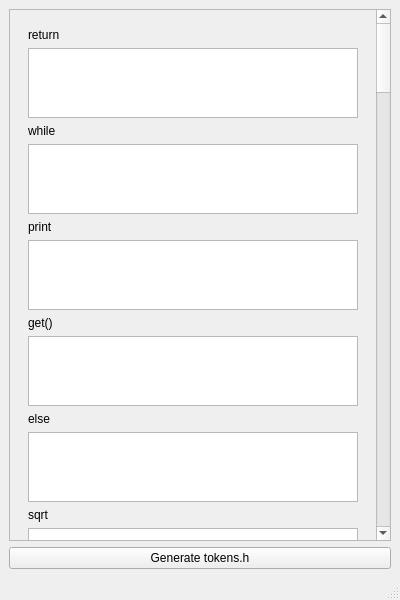
<?xml version="1.0" encoding="UTF-8"?>
<ui version="4.0">
 <class>MainWindow</class>
 <widget class="QMainWindow" name="MainWindow">
  <property name="geometry">
   <rect>
    <x>0</x>
    <y>0</y>
    <width>400</width>
    <height>600</height>
   </rect>
  </property>
  <property name="windowTitle">
   <string>Token Editor</string>
  </property>
  <widget class="QWidget" name="centralwidget">
   <layout class="QVBoxLayout" name="verticalLayout">
    <item>
     <widget class="QScrollArea" name="scrollArea">
      <property name="widgetResizable">
       <bool>true</bool>
      </property>
      <widget class="QWidget" name="scrollAreaWidgetContents">
       <property name="geometry">
        <rect>
         <x>0</x>
         <y>0</y>
         <width>380</width>
         <height>520</height>
        </rect>
       </property>
       <layout class="QVBoxLayout" name="verticalLayout_2">
        <item>
         <widget class="QWidget" name="tokenWidget" native="true">
          <property name="sizePolicy">
           <sizepolicy hsizetype="Preferred" vsizetype="Preferred">
            <horstretch>0</horstretch>
            <verstretch>0</verstretch>
           </sizepolicy>
          </property>
          <layout class="QVBoxLayout" name="verticalLayout_3">
           <item>
            <widget class="QLabel" name="label_return">
             <property name="text">
              <string>return</string>
             </property>
            </widget>
           </item>
           <item>
            <widget class="QTextEdit" name="textEdit_1"/>
           </item>
           <item>
            <widget class="QLabel" name="label_while">
             <property name="text">
              <string>while</string>
             </property>
            </widget>
           </item>
           <item>
            <widget class="QTextEdit" name="textEdit_2"/>
           </item>
           <item>
            <widget class="QLabel" name="label_print">
             <property name="text">
              <string>print</string>
             </property>
            </widget>
           </item>
           <item>
            <widget class="QTextEdit" name="textEdit_3"/>
           </item>
           <item>
            <widget class="QLabel" name="label_get">
             <property name="text">
              <string>get()</string>
             </property>
            </widget>
           </item>
           <item>
            <widget class="QTextEdit" name="textEdit_4"/>
           </item>
           <item>
            <widget class="QLabel" name="label_else">
             <property name="text">
              <string>else</string>
             </property>
            </widget>
           </item>
           <item>
            <widget class="QTextEdit" name="textEdit_5"/>
           </item>
           <item>
            <widget class="QLabel" name="label_sqrt">
             <property name="text">
              <string>sqrt</string>
             </property>
            </widget>
           </item>
           <item>
            <widget class="QTextEdit" name="textEdit_6"/>
           </item>
           <item>
            <widget class="QLabel" name="label_func">
             <property name="text">
              <string>func</string>
             </property>
            </widget>
           </item>
           <item>
            <widget class="QTextEdit" name="textEdit_7"/>
           </item>
           <item>
            <widget class="QLabel" name="label_call">
             <property name="text">
              <string>call</string>
             </property>
            </widget>
           </item>
           <item>
            <widget class="QTextEdit" name="textEdit_8"/>
           </item>
           <item>
            <widget class="QLabel" name="label_diff">
             <property name="text">
              <string>diff</string>
             </property>
            </widget>
           </item>
           <item>
            <widget class="QTextEdit" name="textEdit_9"/>
           </item>
           <item>
            <widget class="QLabel" name="label_for">
             <property name="text">
              <string>for</string>
             </property>
            </widget>
           </item>
           <item>
            <widget class="QTextEdit" name="textEdit_10"/>
           </item>
           <item>
            <widget class="QLabel" name="label_sin">
             <property name="text">
              <string>sin</string>
             </property>
            </widget>
           </item>
           <item>
            <widget class="QTextEdit" name="textEdit_11"/>
           </item>
           <item>
            <widget class="QLabel" name="label_cos">
             <property name="text">
              <string>cos</string>
             </property>
            </widget>
           </item>
           <item>
            <widget class="QTextEdit" name="textEdit_12"/>
           </item>
           <item>
            <widget class="QLabel" name="label_log">
             <property name="text">
              <string>log</string>
             </property>
            </widget>
           </item>
           <item>
            <widget class="QTextEdit" name="textEdit_13"/>
           </item>
           <item>
            <widget class="QLabel" name="label_do">
             <property name="text">
              <string>do</string>
             </property>
            </widget>
           </item>
           <item>
            <widget class="QTextEdit" name="textEdit_14"/>
           </item>
           <item>
            <widget class="QLabel" name="label_fordd">
             <property name="text">
              <string>..</string>
             </property>
            </widget>
           </item>
           <item>
            <widget class="QTextEdit" name="textEdit_15"/>
           </item>
           <item>
            <widget class="QLabel" name="label_if">
             <property name="text">
              <string>if</string>
             </property>
            </widget>
           </item>
           <item>
            <widget class="QTextEdit" name="textEdit_16"/>
           </item>
           <item>
            <widget class="QLabel" name="label_iseq">
             <property name="text">
              <string>==</string>
             </property>
            </widget>
           </item>
           <item>
            <widget class="QTextEdit" name="textEdit_17"/>
           </item>
           <item>
            <widget class="QLabel" name="label_niseq">
             <property name="text">
              <string>!=</string>
             </property>
            </widget>
           </item>
           <item>
            <widget class="QTextEdit" name="textEdit_18"/>
           </item>
           <item>
            <widget class="QLabel" name="label_pradd">
             <property name="text">
              <string>++</string>
             </property>
            </widget>
           </item>
           <item>
            <widget class="QTextEdit" name="textEdit_19"/>
           </item>
           <item>
            <widget class="QLabel" name="label_prsub">
             <property name="text">
              <string>--</string>
             </property>
            </widget>
           </item>
           <item>
            <widget class="QTextEdit" name="textEdit_20"/>
           </item>
           <item>
            <widget class="QLabel" name="label_and">
             <property name="text">
              <string>&amp;&amp;</string>
             </property>
            </widget>
           </item>
           <item>
            <widget class="QTextEdit" name="textEdit_21"/>
           </item>
           <item>
            <widget class="QLabel" name="label_or">
             <property name="text">
              <string>||</string>
             </property>
            </widget>
           </item>
           <item>
            <widget class="QTextEdit" name="textEdit_22"/>
           </item>
           <item>
            <widget class="QLabel" name="label_lse">
             <property name="text">
              <string>&lt;=</string>
             </property>
            </widget>
           </item>
           <item>
            <widget class="QTextEdit" name="textEdit_23"/>
           </item>
           <item>
            <widget class="QLabel" name="label_abe">
             <property name="text">
              <string>&gt;=</string>
             </property>
            </widget>
           </item>
           <item>
            <widget class="QTextEdit" name="textEdit_24"/>
           </item>
           <item>
            <widget class="QLabel" name="label_bitand">
             <property name="text">
              <string>&amp;</string>
             </property>
            </widget>
           </item>
           <item>
            <widget class="QTextEdit" name="textEdit_25"/>
           </item>
           <item>
            <widget class="QLabel" name="label_bitor">
             <property name="text">
              <string>|</string>
             </property>
            </widget>
           </item>
           <item>
            <widget class="QTextEdit" name="textEdit_26"/>
           </item>
           <item>
            <widget class="QLabel" name="label_xor">
             <property name="text">
              <string>^</string>
             </property>
            </widget>
           </item>
           <item>
            <widget class="QTextEdit" name="textEdit_27"/>
           </item>
           <item>
            <widget class="QLabel" name="label_add">
             <property name="text">
              <string>+</string>
             </property>
            </widget>
           </item>
           <item>
            <widget class="QTextEdit" name="textEdit_28"/>
           </item>
           <item>
            <widget class="QLabel" name="label_sub">
             <property name="text">
              <string>-</string>
             </property>
            </widget>
           </item>
           <item>
            <widget class="QTextEdit" name="textEdit_29"/>
           </item>
           <item>
            <widget class="QLabel" name="label_mul">
             <property name="text">
              <string>*</string>
             </property>
            </widget>
           </item>
           <item>
            <widget class="QTextEdit" name="textEdit_30"/>
           </item>
           <item>
            <widget class="QLabel" name="label_div">
             <property name="text">
              <string>/</string>
             </property>
            </widget>
           </item>
           <item>
            <widget class="QTextEdit" name="textEdit_31"/>
           </item>
           <item>
            <widget class="QLabel" name="label_lcib">
             <property name="text">
              <string>(</string>
             </property>
            </widget>
           </item>
           <item>
            <widget class="QTextEdit" name="textEdit_32"/>
           </item>
           <item>
            <widget class="QLabel" name="label_rcib">
             <property name="text">
              <string>)</string>
             </property>
            </widget>
           </item>
           <item>
            <widget class="QTextEdit" name="textEdit_33"/>
           </item>
           <item>
            <widget class="QLabel" name="label_lcub">
             <property name="text">
              <string>{</string>
             </property>
            </widget>
           </item>
           <item>
            <widget class="QTextEdit" name="textEdit_34"/>
           </item>
           <item>
            <widget class="QLabel" name="label_rcub">
             <property name="text">
              <string>}</string>
             </property>
            </widget>
           </item>
           <item>
            <widget class="QTextEdit" name="textEdit_35"/>
           </item>
           <item>
            <widget class="QLabel" name="label_pow">
             <property name="text">
              <string>^</string>
             </property>
            </widget>
           </item>
           <item>
            <widget class="QTextEdit" name="textEdit_36"/>
           </item>
           <item>
            <widget class="QLabel" name="label_eq">
             <property name="text">
              <string>=</string>
             </property>
            </widget>
           </item>
           <item>
            <widget class="QTextEdit" name="textEdit_37"/>
           </item>
           <item>
            <widget class="QLabel" name="label_ls">
             <property name="text">
              <string>&lt;</string>
             </property>
            </widget>
           </item>
           <item>
            <widget class="QTextEdit" name="textEdit_38"/>
           </item>
           <item>
            <widget class="QLabel" name="label_ab">
             <property name="text">
              <string>&gt;</string>
             </property>
            </widget>
           </item>
           <item>
            <widget class="QTextEdit" name="textEdit_39"/>
           </item>
           <item>
            <widget class="QLabel" name="label_sep">
             <property name="text">
              <string>\n (fixed)</string>
             </property>
            </widget>
           </item>
           <item>
            <widget class="QTextEdit" name="textEdit_40"/>
           </item>
          </layout>
         </widget>
        </item>
       </layout>
      </widget>
     </widget>
    </item>
    <item>
     <widget class="QPushButton" name="generate">
      <property name="text">
       <string>Generate tokens.h</string>
      </property>
     </widget>
    </item>
   </layout>
  </widget>
  <widget class="QMenuBar" name="menubar">
   <property name="geometry">
    <rect>
     <x>0</x>
     <y>0</y>
     <width>400</width>
     <height>24</height>
    </rect>
   </property>
  </widget>
  <widget class="QStatusBar" name="statusbar"/>
 </widget>
 <resources/>
 <connections/>
</ui>
